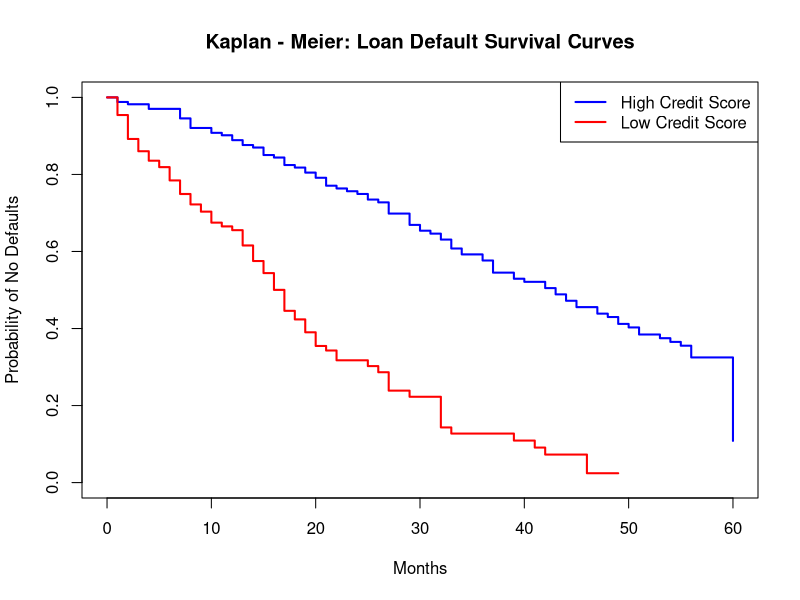

Recreate this plot in R.
# CORE IDEA: In medicine, survival analysis asks "How long until a patient dies?".
            #In finance, we ask "How long until a borrower defaults?".
            # Same math but different event
# ------------------- STEP 1 -------------------
set.seed(42)
n <- 300

credit_score <- sample(c("High", "Low"), n, replace = TRUE, prob = c(0.55,0.45)) 
time_high <- rweibull(n, shape = 1.5, scale = 36) # generates n random times from a weibull distribution for "High" credit score group
time_low <- rweibull(n, shape = 1.2, scale = 18) # same for "Low" credit score group

time <- ifelse(credit_score=="High", time_high, time_low)
time <- round(time) #converts the ampled times to whole months by rounding
time <- pmax(time,1) #replaces any value below 1 sigh 1 so the minimum time is 1 month
time <- pmin(time, 60) # replaces any time above 60 with 60 so the maximum time is 60 months

# rweibull is essentially generating random "life times"
# "High" credit score borrowers get drawn from a distribution spanning 36 months (longer than "low" since they're less likely to default earleir)

censored <- rbinom(n, 1, prob = 0.35)
defaulted <- ifelse(censored == 1, 0, 1)
# A censored borrower (censored == 1) gets default=0 since we never saw them default
# they just left the study


#Adding more covariates
loan_amount <- sample(c("Large", "Small"), n, replace = TRUE)
employed <- rbinom(n, 1, prob = 0.75)


#putting df together
loan <- data.frame(
    borrower_id = 1:n,
    time = time,
    defaulted = defaulted, 
    credit_score = credit_score,
    loan_amount  = loan_amount,
    employed     = employed
)

#just to check the data
head(loan)
table(loan$credit_score, loan$defaulted)

# ------------------- STEP 2 -------------------
library(survival)

surv_object <- Surv(time = loan$time, event = loan$defaulted)
surv_object

# ------------------- STEP 3 -------------------
# fit Kaplan_Meier Curve
km_fit <- survfit(Surv(time = loan$time, event = loan$defaulted) ~ credit_score, data = loan)
# The ~credit_score part is used to fit a seperate survival curve for each credit score group

# Now we want to know for each moment of time (12, 24,... months)
# what fraction of people have still not defaulted
summary(km_fit, times = c(12, 24, 36, 48, 60))

# ------------------- STEP 4 -------------------
#plotting
plot(km_fit,
    col = c("blue", "red"),
    lwd = 2,
    xlab = "Months",
    ylab = "Probability of No Defaults",
    main = "Kaplan - Meier: Loan Default Survival Curves")

    legend("topright",
        legend = c("High Credit Score", "Low Credit Score"),
        col = c("blue","red"),
        lwd = 2
    )
